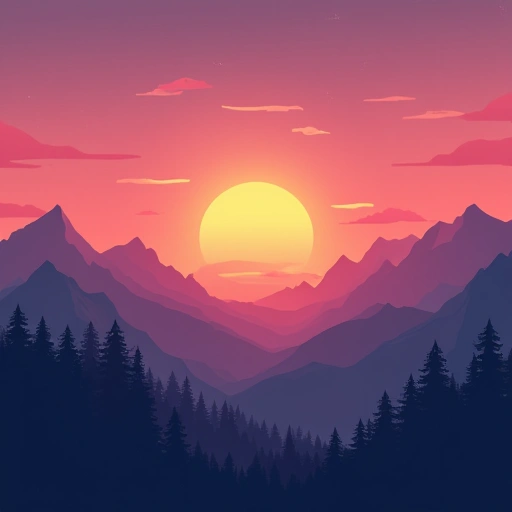
#> input picture test_hf_image.png, 512 x 512 px
$ python -i pixel_grid.py   (imports and definitions only)
#> lines starting #> are read from the running program, lines starting #| are printed output that depends on the picture; after the words box and inside, x2 and y2 are one past the last pixel; in counts of white or black regions, pixels touching at a corner belong together
#> further down, picture is the input picture: PIL image 512x512 RGB; mean R, G, B 133.3, 78.3, 102.8
"""Put scene images on a true pixel grid, and move the camera in whole pixels.

The scene model draws "pixel art" with soft edges, off-grid pixels and any colour,
and a smooth LANCZOS zoom smeared it further. Here each scene is redrawn at a low
internal resolution (216x384), snapped to a limited palette with an ordered Bayer
dither, and scaled up nearest-neighbour by a whole number, so every pixel is an
equal square, like Moss. Pans move one low-res pixel per 12 fps step (Moss's
rhythm); a push is a stepped punch-in to a 6 px window instead of a smooth zoom.
The method follows the pixel style of github.com/cth9191/animate (MIT).
"""

import numpy as np
from PIL import Image

W, H = 1080, 1920
BASE_PX = 5                    # base grid: 216x384, 5 screen px per pixel
CROP_PX = 6                    # framing window: 180x320 of the base, 6 px per pixel
STEP_FPS = 12                  # Moss moves on the same 12 fps step
COLORS = 24                    # adaptive colours, picked from the subject
DITHER_STRENGTH = 10.0         # stronger dithers the flat navy into a checkerboard
LOCKED = ("#0B1026", "#FF3DA8", "#FFB000")   # STYLE.md: ground navy, magenta, amber
_SUBJECT_DISTANCE = 45         # RGB distance from navy that counts as subject

_BAYER4 = (np.array([[0, 8, 2, 10], [12, 4, 14, 6], [3, 11, 1, 9], [15, 7, 13, 5]]) + 0.5) / 16.0


def _rgb(hexcode: str) -> list:
    return [int(hexcode[i:i + 2], 16) for i in (1, 3, 5)]


def _cover(image: Image.Image, w: int, h: int) -> Image.Image:
    """Centre-crop to the w:h aspect ratio, then area-average down to w x h."""
#> called with w = 216, h = 384
    src = image.convert("RGB")
    sw, sh = src.size
#> sw = 512; sh = 512
    if sw / sh > w / h:
        nw = round(sh * w / h)
#> nw = 288
        src = src.crop(((sw - nw) // 2, 0, (sw - nw) // 2 + nw, sh))
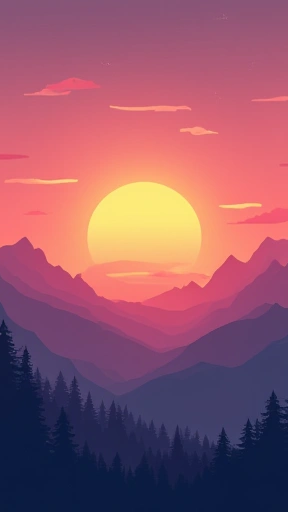
#> src: PIL image 288x512 RGB; mean R, G, B 148.5, 87.5, 106.1
    else:
        nh = round(sw * h / w)
        src = src.crop((0, (sh - nh) // 2, sw, (sh - nh) // 2 + nh))
    return src.resize((w, h), Image.Resampling.BOX)


def _palette(arr: np.ndarray) -> np.ndarray:
    """The subject's own colours, the locked style colours, and the image's navy ground."""
    navy = np.array(_rgb(LOCKED[0]), np.float32)
    far = np.sqrt(((arr - navy) ** 2).sum(-1)) > _SUBJECT_DISTANCE
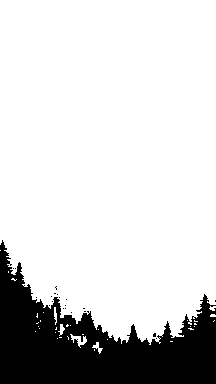
#> far: shape (384, 216) bool; 82.2% white; 21 black regions (20 under 20 px), largest, box (x1, y1, x2, y2) and area: (0, 240, 216, 384) 14713
    subject = arr[far] if far.sum() >= 64 else arr.reshape(-1, 3)
    ground = np.median(arr[~far], axis=0) if (~far).sum() >= 64 else navy
#> ground = [4.01, 20.97, 61.25]
    count = COLORS - len(LOCKED)
    adaptive = Image.fromarray(subject.astype(np.uint8)[None]).quantize(count, method=Image.Quantize.MEDIANCUT)
    colours = np.array(adaptive.getpalette()[: 3 * count], np.float32).reshape(-1, 3)
#> colours = 21 rows, first 8: [255, 238, 120], [255, 205, 120], [255, 157, 116], [254, 133, 117], [252, 118, 117], [243, 108, 117], [227, 99, 117], [209, 95, 117]
    # ground and two darker steps of it for the graded caption bands
    return np.vstack([colours, [_rgb(c) for c in LOCKED], [ground, ground * 0.75, ground * 0.55]])


def gridify(image: Image.Image, grade_mask=None, px: int = BASE_PX) -> np.ndarray:
    """The scene at its low internal resolution, palette-snapped: an (h, w, 3) uint8 array.

    ``grade_mask(w, h)`` returns an "L" image darkening the headline and caption bands;
    it is applied before the snap so the darkening dithers like everything else.
    """
    w, h = W // px, H // px
    arr = np.asarray(_cover(image, w, h), np.float32)
    arr = np.clip(arr * 1.06 - 0.06 * 127.5, 0, 255)          # the old +6% contrast
    if grade_mask is not None:
        alpha = (np.asarray(grade_mask(w, h), np.float32) / 255.0)[..., None]
        arr = arr * (1 - alpha) + np.array([7, 12, 25], np.float32) * alpha
    pal = _palette(arr)
#> pal = 27 rows, first 8: [255, 238, 120], [255, 205, 120], [255, 157, 116], [254, 133, 117], [252, 118, 117], [243, 108, 117], [227, 99, 117], [209, 95, 117]
    threshold = np.tile(_BAYER4, (h // 4 + 1, w // 4 + 1))[:h, :w] - 0.5
    nudged = arr + threshold[..., None] * DITHER_STRENGTH
    nearest = ((nudged[:, :, None, :] - pal[None, None]) ** 2).sum(-1).argmin(-1)
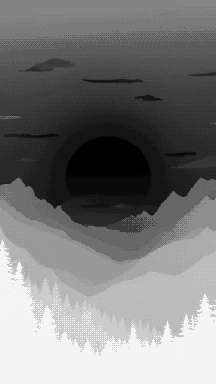
#> nearest: shape (384, 216) int64; min 0, max 25, mean 11.9; drawn with min black and max white
    return pal[nearest].astype(np.uint8)
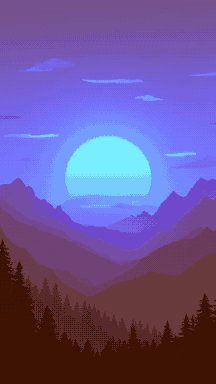
#> returned value: shape (384, 216, 3); mean of channels 0, 1, 2 149, 85.6, 104.8; drawn as B, G, R


def upscale(low: np.ndarray, px: int) -> np.ndarray:
    return np.repeat(np.repeat(low, px, axis=0), px, axis=1)


def _window(low: np.ndarray, anchor) -> tuple:
    """Top-left of the CROP_PX window placed at a framing anchor (0..1, 0..1)."""
    h, w = low.shape[:2]
    return int(round((w - W // CROP_PX) * anchor[0])), int(round((h - H // CROP_PX) * anchor[1]))


def _crop(low: np.ndarray, x: int, y: int) -> np.ndarray:
    return upscale(low[y:y + H // CROP_PX, x:x + W // CROP_PX], CROP_PX)


def frame_at(low: np.ndarray, t: float, duration: float, motion: str, anchor) -> np.ndarray:
    """One 1080x1920 frame of a shot. Every pixel stays a whole square at every step."""
    h, w = low.shape[:2]
    steps = max(1, int(duration * STEP_FPS))
    step = min(steps, int(max(0.0, t) * STEP_FPS))
    if motion in ("push", "pull"):
        # wide on the base grid, punched in to the window for the rest of the shot
        # (a pull plays it the other way round)
        wide = step < steps // 3 if motion == "push" else step >= (2 * steps) // 3
        return upscale(low, BASE_PX) if wide else _crop(low, *_window(low, anchor))
    # pans slide the window one low-res pixel per step across the slack
    slack = w - W // CROP_PX
    travel = min(slack, steps)
    start = (slack - travel) // 2
    moved = (step * travel) // steps
    x = start + moved if motion == "pan-right" else start + travel - moved
    return _crop(low, x, _window(low, anchor)[1])


def gridded_shot(low: np.ndarray, anchor) -> Image.Image:
    """The shot's still (its framing window), carrying the grid for create_clip to move."""
    image = Image.fromarray(_crop(low, *_window(low, anchor)))
    image.pixel_grid = (low, anchor)
    return image


def grid_of(image):
    """(low-res picture, framing anchor) for a gridded shot, or None for any other image."""
    return getattr(image, "pixel_grid", None)

>>> from PIL import Image
>>> picture = Image.open('test_hf_image.png')
>>> result = gridify(picture)
